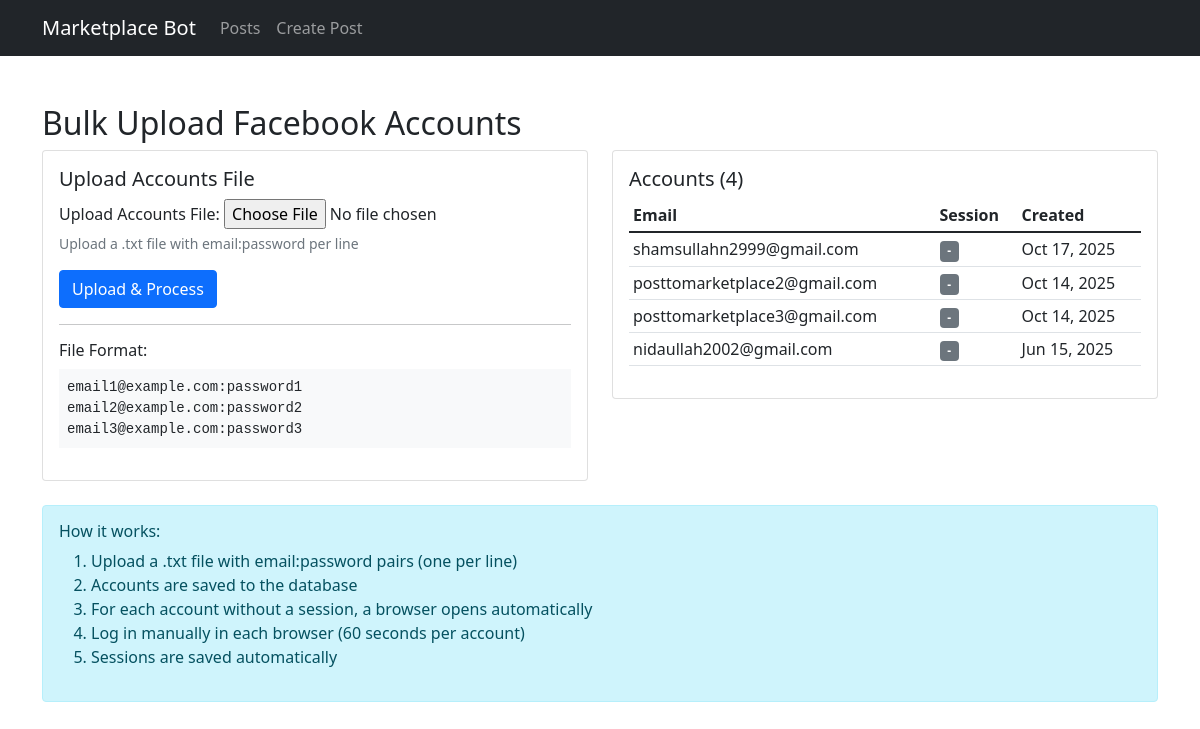
Screenshot of /accounts/bulk-upload/ with the database file from the repository.
### accounts/models.py (models this page shows, shortened)
class FacebookAccount(models.Model):
    email = models.EmailField()
    password = models.CharField(max_length=255)  # Store securely in production
    session_cookie = models.TextField(blank=True, null=True)
    created_at = models.DateTimeField(auto_now_add=True)

### accounts/views.py (the view)
# urls.py: path('accounts/bulk-upload/', views.bulk_upload_accounts, name='bulk_upload_accounts'),
def bulk_upload_accounts(request):
    cleanup_orphaned_sessions()
    if request.method == 'POST':
        form = BulkAccountUploadForm(request.POST, request.FILES)
        if form.is_valid():
            file = request.FILES['file']
            content = file.read().decode('utf-8')
            lines = content.strip().split('\n')
            accounts_to_process = []
            for line in lines:
                line = line.strip()
                if not line or ':' not in line:
                    continue
                email, password = line.split(':', 1)
                email = email.strip()
                password = password.strip()
                account, created = FacebookAccount.objects.get_or_create(
                    email=email,
                    defaults={'password': password}
                )
                if not created:
                    account.password = password
                    account.save()
                accounts_to_process.append((email, created))
            Thread(target=process_sessions, args=(accounts_to_process,), daemon=True).start()
            messages.success(request, f'Uploaded {len(accounts_to_process)} accounts. Sessions are being created in background.')
            return redirect('bulk_upload_accounts')
    else:
        form = BulkAccountUploadForm()
    accounts = FacebookAccount.objects.all().order_by('-created_at')
    return render(request, 'accounts/bulk_upload.html', {'form': form, 'accounts': accounts})

### accounts/forms.py
class BulkAccountUploadForm(forms.Form):
    file = forms.FileField(
        label='Upload Accounts File',
        help_text='Upload a .txt file with email:password per line',
        widget=forms.FileInput(attrs={'accept': '.txt'})
    )

### accounts/views.py (called while the page is built, shortened)
def cleanup_orphaned_sessions():
    sessions_dir = "sessions"
    if not os.path.exists(sessions_dir):
        return
    db_emails = set(FacebookAccount.objects.values_list('email', flat=True))
    session_files = [f for f in os.listdir(sessions_dir) if f.endswith('.json')]
    for session_file in session_files:
        filename = session_file.replace('.json', '')
        parts = filename.split('_')
        if len(parts) >= 3:
            email = f"{parts[0]}@{'_'.join(parts[1:-1])}.{parts[-1]}"

### accounts/templates/accounts/bulk_upload.html (shortened to what this page needs)
{% extends 'base.html' %} {% block content %}
<div class="container mt-5">
  <h2>Bulk Upload Facebook Accounts</h2>
  <div class="row">
    <div class="col-md-6">
      <div class="card">
        <div class="card-body">
          <h5 class="card-title">Upload Accounts File</h5>
          <form method="post" enctype="multipart/form-data">
            <div class="mb-3">
              {{ form.file.label_tag }} {{ form.file }}
              <div class="form-text">{{ form.file.help_text }}</div>
            </div>
            <button type="submit" class="btn btn-primary">
              Upload & Process
            </button>
          </form>
          <hr />
          <h6>File Format:</h6>
          <pre class="bg-light p-2">
email1@example.com:password1
email2@example.com:password2
email3@example.com:password3</pre
          >
        </div>
      </div>
    </div>
    <div class="col-md-6">
      <div class="card">
        <div class="card-body">
          <h5 class="card-title">Accounts ({{ accounts.count }})</h5>
          <div
            class="table-responsive"
            style="max-height: 400px; overflow-y: auto"
          >
            <table class="table table-sm">
              <thead>
                <tr>
                  <th>Email</th>
                  <th>Session</th>
                  <th>Created</th>
                </tr>
              </thead>
              <tbody>
                {% for account in accounts %}
                <tr>
                  <td>{{ account.email }}</td>
                  <td>
                    {% if account.session_cookie %}
                    <span class="badge bg-success">✓</span>
                    {% else %}
                    <span class="badge bg-secondary">-</span>
                    {% endif %}
                  </td>
                  <td>{{ account.created_at|date:"M d, Y" }}</td>
                </tr>
                {% empty %}
                <tr>
                  <td colspan="3" class="text-center text-muted">
                    No accounts yet
                  </td>
                </tr>
                {% endfor %}
              </tbody>
            </table>
          </div>
        </div>
      </div>
    </div>
  </div>
  <div class="mt-4">
    <div class="alert alert-info">
      <h6>How it works:</h6>
      <ol>
        <li>Upload a .txt file with email:password pairs (one per line)</li>
        <li>Accounts are saved to the database</li>
        <li>
          For each account without a session, a browser opens automatically
        </li>
        <li>Log in manually in each browser (60 seconds per account)</li>
        <li>Sessions are saved automatically</li>
      </ol>
    </div>
  </div>
</div>
{% endblock %}

### rows the page displays
FacebookAccount: email "shamsullahn2999@gmail.com", created_at "Oct 17, 2025"
FacebookAccount: email "posttomarketplace2@gmail.com", created_at "Oct 14, 2025"
FacebookAccount: email "posttomarketplace3@gmail.com", created_at "Oct 14, 2025"
FacebookAccount: email "nidaullah2002@gmail.com", created_at "Jun 15, 2025"

### other values shown
{{ accounts.count }} "4"
